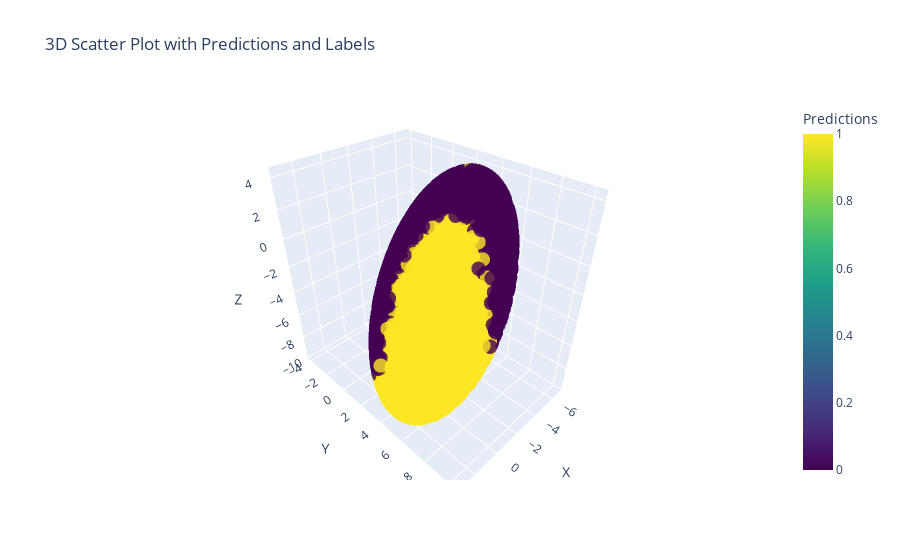

Here is the notebook cell this chart was saved with:
### Code cell
plot_model_act(model_1,X_train)

### Figure 1 — Plotly figure (JSON) as saved in the notebook; plotly's stock layout.template omitted (floating-point values rounded to 4 significant figures; data arrays with more than 128 entries replaced by an {"elided": "..."} marker saying what was removed)
{"data": [{"marker": {"color": {"elided": "4000 int values"}, "colorbar": {"title": {"text": "Predictions"}}, "colorscale": [[0, "#440154"], [0.1111, "#482878"], [0.2222, "#3e4989"], [0.3333, "#31688e"], [0.4444, "#26828e"], [0.5556, "#1f9e89"], [0.6667, "#35b779"], [0.7778, "#6ece58"], [0.8889, "#b5de2b"], [1, "#fde725"]], "opacity": 0.8, "size": 5}, "mode": "markers", "text": {"elided": "4000 str values"}, "type": "scatter3d", "x": {"elided": "4000 float values"}, "y": {"elided": "4000 float values"}, "z": {"elided": "4000 float values"}}], "layout": {"scene": {"xaxis": {"title": {"text": "X"}}, "yaxis": {"title": {"text": "Y"}}, "zaxis": {"title": {"text": "Z"}}}, "title": {"text": "3D Scatter Plot with Predictions and Labels"}}}
